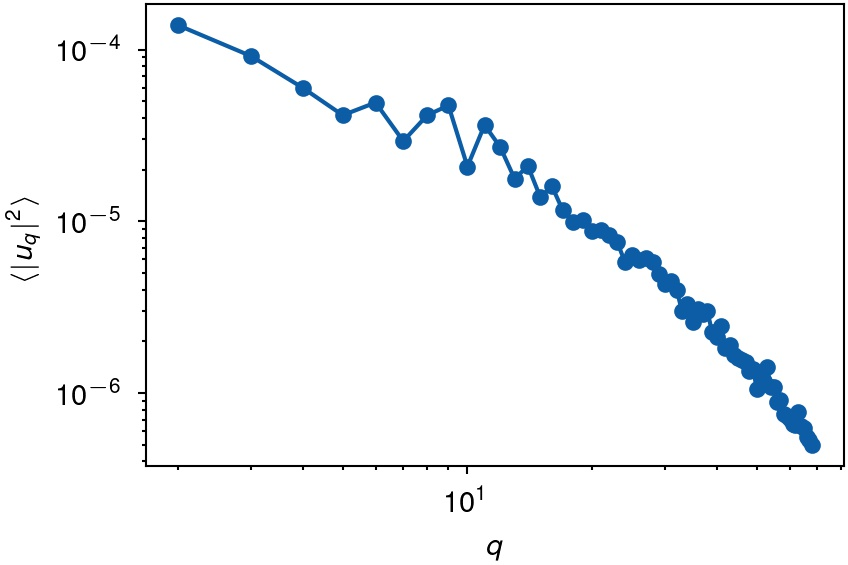

The script that saved this image:
from scipy import signal
from sklearn import metrics
from sklearn.datasets import make_blobs
from sklearn.preprocessing import StandardScaler
from skimage.filters import threshold_multiotsu
from skimage.color import rgb2gray
import matplotlib.pyplot as plt
import numpy as np
import cv2 as cv
import polarTransform
from scipy.ndimage import rotate
from scipy.special import kn
from scipy.optimize import curve_fit
from scipy import signal
from scipy.special import lpmv
from decimal import Decimal, getcontext
getcontext().prec = 15

import inspect
from lmfit import Model
import math

import imageio
import tifffile as tif
from skimage import io

from PIL import Image
from pandas import DataFrame as df
import h5py

from skimage import data, img_as_float
from skimage.segmentation import (morphological_chan_vese,
                                  morphological_geodesic_active_contour,
                                  inverse_gaussian_gradient,
                                  checkerboard_level_set)

import matplotlib as mpl
plt.style.use(['science','nature'])

def read_tiff(path):
	hyperstack_path = path
	hyperstack = io.imread(hyperstack_path,  plugin="tifffile")
	return hyperstack
def angle_trunc(a):
    while a < 0.0:
        a += np.pi * 2
    return a
def dot_python(a, b, start, stop, delay):
    """Return dot product of two sequences in range."""
    sum = 0
    for n in range(start, stop):
        sum += a[n + delay] * b[n]
    return sum


def correlate_python(a, b):
    """Return linear correlation of two sequences."""
    size = len(a)

    c = [0] * size  # allocate output array/list

    for index in range(size):
        delay = index - size // 2
        if delay < 0:
            c[index] = dot_python(a, b, -delay, size, delay)
        else:
            c[index] = dot_python(a, b, 0, size-delay, delay)

    return c

def correlate1D(a, b):
    """Return circular correlation of two arrays using DFT."""
    size = np.size(a)
    print(size)
    a_flucc = a - np.mean(a)
    b_flucc = b - np.mean(b)
    print(np.mean(a))
    # forward DFT
    af = np.fft.fft(a_flucc)
    bf = np.fft.fft(b_flucc)
    # reverse DFT 
    c = (np.fft.fftshift(np.fft.ifft(af*bf.conj()))).real
    # reverse DFT and normalized
    #c = (np.fft.fftshift(np.fft.ifft(af*bf.conj()))).real/(np.sqrt(np.sum(np.power(a_flucc,2)))*np.sqrt(np.sum(np.power(b_flucc,2))))
    # positive delays only
    #cutoff = size//2
    #c = c[cutoff:]
    return c
def get_segment(img, b_thr, f_thr):
	#Background of image (nucleoplasm)
	kernel = np.ones((7,7),np.uint8)
	ret1,th1 = cv.threshold(img,b_thr, 255,cv.THRESH_BINARY)
	#th1 = cv.dilate(th1,kernel,iterations = 1)

	#Foreground of image (nucleolus)
	ret2,th2 = cv.threshold(img,f_thr,255,cv.THRESH_BINARY)
	#th2 = cv.dilate(th2,kernel,iterations = 1)
	return th1, th2
def get_mean_roi(img, cx , cy):
	# get top left part of ROI of square region
	w=40
	h=40
	xt = int(cx - w/2)
	yt = int(cy - h/2)

	# get bottom right part of ROI of square
	xb = xt + w
	yb = yt + h
	ROI = img[yt:yb, xt:xb]
	roi_avg_intensity = np.mean(ROI)
	return roi_avg_intensity
def get_center(img):
	#Gaussian Blur Image
	img_blur = cv.GaussianBlur(img,(9,9),0)
	# Applying multi-Otsu threshold for the default value, generating n classes
	thresholds = threshold_multiotsu(img_blur, classes=4)
	img1, img2 = get_segment(img_blur, thresholds[0], thresholds[1])
	contours2, hierarchy2 = cv.findContours(img2, cv.RETR_TREE, cv.CHAIN_APPROX_NONE)
	max_contour = max(contours2, key = cv.contourArea)
	B = cv.moments(max_contour)
	cbX = int(B["m10"] / B["m00"])
	cbY = int(B["m01"] / B["m00"])
	center=(cbX,cbY)
	return center
def polarTocartesian (XY, center, img_resol, finalRadius, polarImage):
	x = center[0] + (XY[:,0]*np.cos(XY[:,1]*2*np.pi/polarImage.shape[1]))*(finalRadius)/polarImage.shape[1]
	y = center[1] + (XY[:,0]*np.sin(XY[:,1]*2*np.pi/polarImage.shape[1]))*(finalRadius)/polarImage.shape[1]
	return x, y
def PolyArea(x,y):
    return 0.5*np.abs(np.dot(x,np.roll(y,1))-np.dot(y,np.roll(x,1)))
def find_contours(img, I_gas, I_liquid, center, finalRadius):
	polarImage, ptSettings = polarTransform.convertToPolarImage(img, center = center, initialRadius=0,
                                                        finalRadius=finalRadius, initialAngle=0,
                                                        finalAngle= 2*np.pi, radiusSize= 212, angleSize = 420, order=5)
	I_del = I_liq -I_gas
	contours = list() 
	for i in range(polarImage.shape[0]):
		I = np.sum(polarImage[i,:])
		h = (I-I_gas*polarImage.shape[1])/I_del
		contours.append([h, i])

	XY = np.array(contours)
	contours = np.array(contours).reshape((1,-1,2)).astype(np.int32)
	cv.polylines(polarImage, [contours], False, (255), thickness = 1)
	return XY, contours, polarImage, ptSettings
def equi_rad(XY, img_resol, finalRadius, polarImage):
	sum_ = 0
	theta_rad = XY[:,1]*2*np.pi/polarImage.shape[0]
	#print(polarImage.shape[0], XY.shape)
	delta_theta = 2*np.pi/polarImage.shape[0]
	for i in range(0,(XY.shape[0]-1)):
		sum_ += (XY[i,0]+XY[i+1,0])*delta_theta
	sum_ += (XY[0,0]+XY[-1,0])*delta_theta
	R= 1/(4*np.pi)*sum_
	polarImage = cv.line(polarImage, (int(R), 0), (int(R), (polarImage.shape[0]-1)), (255,0,0), 2)

	radius = XY[:,0] * (img_resol*finalRadius)/polarImage.shape[1]
	R0 = R * (img_resol*finalRadius)/polarImage.shape[1]
	return R0, theta_rad, radius, polarImage
def mode_amp(radius, n, l, R0):
	u_l=list()
	u_l_2= list()
	for i in l:
		ul = 0
		for m in range(n):
			ul += radius[m]*np.exp(-2*np.pi*1j*i*m/n)/(np.pi*R0*n)
		u_l_2.append(np.abs(ul)**2)
		u_l.append(np.abs(ul))
	return u_l, u_l_2
def an_bn(radius, theta_rad, n, l, R0):
	c_l= list()
	c_l_2 = list()
	delta_theta = 2*np.pi/n
	for i in l:
		a_l = 0
		b_l = 0
		for m in range(n-1):
			a_l += (radius[m]*np.cos(i*theta_rad[m])+radius[m+1]*np.cos(i*theta_rad[m+1]))*delta_theta/2
			b_l += (radius[m]*np.sin(i*theta_rad[m])+radius[m+1]*np.sin(i*theta_rad[m+1]))*delta_theta/2
		a_l += (radius[0]*np.cos(i*theta_rad[0])+radius[-1]*np.cos(i*theta_rad[-1]))*delta_theta/2
		a_l  = a_l/(np.pi*R0)
		b_l += (radius[0]*np.sin(i*theta_rad[0])+radius[-1]*np.sin(i*theta_rad[-1]))*delta_theta/2
		b_l  = b_l/(np.pi*R0)
		c_l.append(np.sqrt(a_l**2+b_l**2))
		c_l_2.append(a_l**2+b_l**2)
	return c_l, c_l_2
def fit_func(x, _lambda, kappa):
	global mean_R0
	kb = 1.380649e-23
	T  = 310
	L= 2*np.pi*mean_R0
	q_l = x/mean_R0
	#return (kb*T)/(2*_lambda*L)*((1/q_l)-(1/np.sqrt(_lambda/kappa + q_l**2)))
	return (kb*T)/(_lambda*np.pi*mean_R0**3)*((1/q_l)-(1/np.sqrt(_lambda/kappa + q_l**2)))
def fit_legendre(x, _sigma, kappa):
	global mean_R0
	global lmax
	kb = 1.380649e-23
	T  = 310
	v_q_2 =[]
	for q in x:
		v_q = 0
		for l in range(int(q),lmax):
			P_lq = Decimal(lpmv(q, l, 0))
			P_lq_sq = P_lq**2
			factorial_ = P_lq_sq * Decimal(math.factorial(l-q))/Decimal(math.factorial(l+q))
			#print(factorial_)
			factorial_ = float(factorial_)
			#print(factorial_)
			N_lq_sq = ((2*l+1)/(4*np.pi))* factorial_
			v_q += (kb*T/kappa) * N_lq_sq / ((l-1)*(l+2)*(l*(l+1)+_sigma*(mean_R0**2)/kappa))
			#v_q += Decimal(kb*T/(4*np.pi*kappa)*(2*l+1))*Decimal(math.factorial(l-q))/Decimal(math.factorial(l+q)) * Decimal(P_lq**2) /Decimal((l+2)*(l-1)*(l*(l+1)+(_sigma*(mean_R0**2)/kappa)))
			#v_q += (kb*T/kappa*(2*l+1)/(np.pi))* factorial_ / (l**2*(l+1)**2 - (2-(_sigma*(mean_R0**2)/kappa))*l*(l+1))
		#v_q = float(v_q)
		v_q_2.append(v_q)
	return v_q_2

#################main function#####################################

if __name__ == "__main__":

	########Change image Name and threshold const for each experiment################
	INPUT_FILE ='Cell1'
	original_stack= read_tiff(INPUT_FILE + '.tif')
	print(original_stack.shape)
	time_p = original_stack.shape[0]
	img= original_stack
	img_resol = 0.04159*1e-6 # 0.03119#(m/pixel)
	#I_gas =  0.001
	#I_liq = 22.5
	finalRadius = 120
	tyx_stack=np.zeros((time_p, original_stack.shape[1],original_stack.shape[2]), np.uint8)
	theta_contour=np.empty((420,time_p), dtype=float)
	radius_contour=np.empty((420,time_p), dtype=float)
	U_l = []
	U_l_2 = []
	C_l = []
	C_l_2 = []
	_R0 =[]
	_STD = []
	_excess=[]
	fig, ax = plt.subplots(figsize=(3,2),subplot_kw={'projection': 'polar'})

	for i in range(time_p):
		img = original_stack[i, :, :]
		#img=img*3
		#img=img.astype('uint8')
		center = get_center(img)
		img_blur = cv.medianBlur(img, 7)
		#img_blur = cv.GaussianBlur(img,(7,7),0)
		I_gas = get_mean_roi(img_blur, 220, 150)
		I_liq = get_mean_roi(img_blur, center[0], center[1])
		I_liq =I_liq*0.95
		#img =cv.GaussianBlur(img,(3,3),0)
		XY, contours, polarImage, ptSettings = find_contours(img_blur, I_gas, I_liq, center, finalRadius)
		#theta_contour[:,i] = np.array([XY[:,1]*2*np.pi/polarImage.shape[0]])
		#radius_contour[:,i] = np.array(XY[:,0]*(img_resol*finalRadius)/polarImage.shape[1])
		#ax.plot(XY[:,1]*2*np.pi/polarImage.shape[0], XY[:,0]*(img_resol*finalRadius)/polarImage.shape[1],'-',c='0.65', linewidth=0.5)
		#plt.show()
		_XY_ = polarTransform.getCartesianPointsImage(XY, ptSettings)
		X_, Y_ = polarTocartesian(XY, center, img_resol, finalRadius, polarImage)
		area = PolyArea(_XY_[:,0]* img_resol, _XY_[:,1]* img_resol)
	
		
		# This is for checking contour
		polarImage1, ptSettings1 = polarTransform.convertToPolarImage(img, center = center, initialRadius=0,
                                                        finalRadius=finalRadius, initialAngle=0,
                                                        finalAngle= 2*np.pi, radiusSize= 212, angleSize = 420, order=5)
		cv.polylines(polarImage1, [contours], False, (255), thickness = 1)
		#cv.polylines(img, np.int32([_XY_]), True, (255), thickness = 1)
		#save_img = rotate(polarImage1, 90)
		#plt.imshow(save_img)
		#plt.show()
		#plt.savefig('interface_control.jpg', dpi=300)
		

		
		
		R0, theta_rad, radius, polarImage = equi_rad(XY, img_resol, finalRadius, polarImage)
		ex_area = (area - np.pi*R0**2)/(np.pi*R0**2)
		print(ex_area)
		_excess.append(ex_area)

		ax.plot(theta_rad, radius,'-',c='0.65', linewidth=0.5)
		theta_contour[:,i] = theta_rad
		radius_contour[:,i] = radius
		_R0.append(R0)
		_STD.append(np.std(np.array([radius])))
		cartesianImage = ptSettings.convertToCartesianImage(polarImage1)
		tyx_stack[i,:,:] = cartesianImage
		#plt.imshow(cartesianImage)
		#plt.show()
		'''
		plt.figure(1)
		plt.plot(theta_rad, radius)
		plt.xlabel("$\\theta$")
		plt.ylabel('r ($\mu$m)')
		plt.ylim(0, 4)
		plt.savefig('hieght_vs_angle.jpg', dpi=300)
		'''
		
		n= polarImage.shape[0]
		l= np.arange(2,69,1)
		#u_l, u_l_2 = mode_amp(radius, n, l, R0)
		c_l, c_l_2 = an_bn(radius, theta_rad, n, l, R0)
		#U_l.append(u_l)
		#U_l_2.append(u_l_2)
		C_l.append(c_l)
		C_l_2.append(c_l_2)
	mean_theta = np.mean(theta_contour,axis=1)
	mean_theta = np.append(mean_theta, mean_theta[:1], axis = 0)
	mean_radius = np.mean(radius_contour,axis=1)
	mean_radius = np.append(mean_radius, mean_radius[:1], axis = 0)

	ax.plot(mean_theta, mean_radius,'r-')
	fig.savefig('polar_contour.jpg', dpi=300)
	
	tif.imwrite(INPUT_FILE + '_curve.tif', tyx_stack, imagej=True)
	
	plt.figure(2, figsize=(3,2))
	plt.errorbar(np.arange(time_p)* 0.05814, _R0, _STD, marker='o', linestyle ='',  mec='black', color='black',
             ecolor='black', elinewidth=0.1, markersize=3, capsize= 0.1, markeredgewidth=0.5, mfc='None')
	#plt.ylim([0, 5e-6])
	plt.xlabel('$Time (s)$')
	plt.ylabel('$R (m)$')
	mean_excess = np.mean(_excess, axis=0)
	mean_R0 = np.mean(_R0, axis=0)
	STD_R0 = np.std(np.array([_R0]))
	save_param = np.array([mean_R0, mean_excess])
	np.savetxt('save_param.txt', save_param, delimiter=",")
	print(mean_R0, mean_excess)
	plt.axhline(y = mean_R0, color = 'r', linestyle = '-')
	plt.axhline(y = mean_R0+STD_R0, color = 'b', linestyle = '--')
	plt.axhline(y = mean_R0-STD_R0, color = 'b', linestyle = '--')
	plt.savefig('R0.jpg', dpi=300)


	variance = (np.mean(C_l_2,axis=0)-(np.mean(C_l, axis=0))**2) 
	mean_C_l_2 = np.mean(C_l_2,axis=0)
	l3 = variance*l**3 
	wave_v = l/mean_R0
	plt.figure(5)
	plt.plot(wave_v, variance*0.5*np.pi*mean_R0**3, 'o')
	plt.yscale('log')
	#plt.xscale('log')
	plt.figure(3,figsize=(3,2))
	plt.plot(l, variance, 'o-')
	plt.yscale('log')
	plt.xscale('log')
	plt.xlabel('$q$')
	plt.ylabel('$\\langle|u_{q}|^2\\rangle$')
	plt.savefig('spectra.jpg', dpi=300)
	plt.figure(4,figsize=(3,2))
	plt.plot(l, l3, 'o-')
	plt.yscale('log')
	plt.xscale('log')
	plt.xlabel('$q$')
	plt.ylabel('$\\langle|u_{q}|^2\\rangle \\times q^3$')
	plt.savefig('spectra_q3.jpg', dpi=300)
	save_data = np.concatenate([np.array([l]).T, np.array([variance]).T, np.array([l3]).T], axis=1)
	#save_data_84 = np.concatenate([np.array([l]).T, np.array([l3]).T], axis=1)
	np.savetxt('save_data.txt', save_data, delimiter=",")
	#np.savetxt('save_data_l3_84.txt', save_data_84, delimiter=",")
	plt.show()

	
	
	